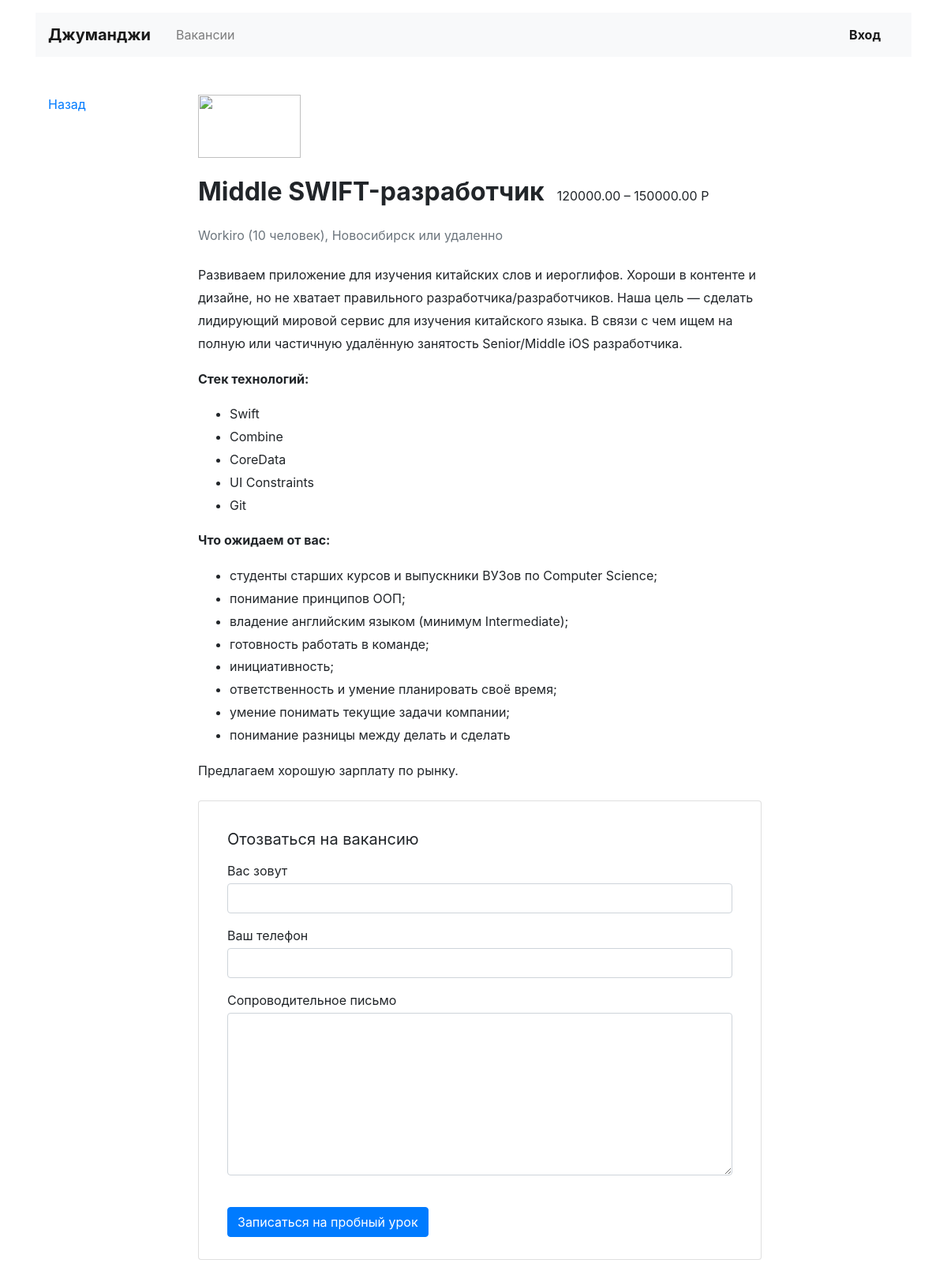
The app's page /vacancies/3/ with its own data.
### jobs/models.py (models this page shows)
class Vacancy(models.Model):
    title = models.CharField(max_length=45)
    speciality = models.ForeignKey(Speciality, on_delete=models.CASCADE, related_name="vacancies")
    company = models.ForeignKey(Company, on_delete=models.CASCADE, related_name="vacancies")
    skills = models.CharField(max_length=100)
    description = models.TextField()
    salary_min = models.DecimalField(max_digits=20, decimal_places=2)
    salary_max = models.DecimalField(max_digits=20, decimal_places=2)
    posted = models.DateField(auto_now=True)

class Company(models.Model):
    name = models.CharField(max_length=50)
    logo = models.ImageField(upload_to=MEDIA_COMPANY_IMAGE_DIR)
    location = models.CharField(max_length=50)
    description = models.TextField()
    employee_count = models.IntegerField()
    owner = models.OneToOneField(User, on_delete=models.CASCADE)

### jobs/views.py (the view)
# urls.py: path('vacancies/<int:vacancy_id>/', vacancy_view, name='vacancy_url'),
def vacancy_view(request, vacancy_id):
    try:
        vacancy = Vacancy.objects.get(pk=vacancy_id)
    except Vacancy.DoesNotExist:
        raise Http404
    context = {
        'vacancy': vacancy,
    }
    return render(request, "jobs/vacancy.html", context=context)

### jobs/templates/jobs/vacancy.html (shortened to what this page needs)
{% extends 'base.html' %}
{% block content %}
  <main class="container mt-3 pb-5">
    <div class="row mt-5">
      <div class="col-12 col-lg-2">
        <div class="pl-3 mb-5">
          <p><a href="{% url 'main_url' %}">Назад</a></p>
        </div>
      </div>
      <div class="col-12 col-lg-8">
        <section class="pl-3">
          <a href="#"><img src="https://place-hold.it/130x80" width="130" height="80" alt=""></a>
          <div class="d-flex align-items-baseline align-content-baseline">
            <h1 class="h2 mt-4 font-weight-bold" >{{ vacancy.title }}</h1>
            <p class="m-0 pl-3">{{ vacancy.salary_min }} – {{ vacancy.salary_max }} Р</p>
          </div>
          <p class="text-muted mb-4">{{ vacancy.company.name|capfirst }} ({{ vacancy.company.employee_count }} человек),
            {{ vacancy.company.location }} или удаленно</p>
          <div style="line-height: 1.8;">
            {{ vacancy.description|safe }}
          </div>
          <form action="/echo" class="card mt-4 mb-3" enctype="multipart/form-data">
            <div class="card-body mx-3">
              <p class="h5 mt-3 font-weight-normal">Отозваться на вакансию</p>
              <div class="form-group">
                <label class="mb-1 mt-2" for="userName">Вас зовут</label>
                <input class="form-control" type="text" placeholder="" id="userName">
              </div>
              <div class="form-group">
                <label class="mb-1" for="userPhone">Ваш телефон</label>
                <input class="form-control" type="tel" placeholder="" id="userPhone">
              </div>
              <div class="form-group">
                <label class="mb-1" for="userMsg" >Сопроводительное письмо</label>
                <textarea class="form-control" rows="8" id="userMsg"></textarea>
              </div>
              <input type="submit" class="btn btn-primary mt-4 mb-2" value="Записаться на пробный урок">
            </div>
          </form>
        </section>
      </div>
    </div>
  </main>
{% endblock %}

### records on screen
Vacancy: title "Middle SWIFT-разработчик", salary_min "120000.00", salary_max "150000.00", company.name "Workiro", company.employee_count "10", company.location "Новосибирск", description "Развиваем приложение для изучения китайских слов и иероглифов. Хороши в контенте и дизайне, но не хватает правильного разработчика/разработчиков. Наша цель — сделать лидирующий мировой сервис для изучения китайского языка. В связи с чем ищем на полную или частичную удалённую занятость Senior/Middle iOS разработчика. Стек технологий: Swift Combine CoreData UI Constraints Git Что ожидаем от вас: студенты старших курсов и выпускники ВУЗов по Computer Science; понимание принципов ООП; владение английским языком (минимум Intermediate); готовность работать в команде; инициативность; ответственность и умение планировать своё время; умение понимать текущие задачи компании; понимание разницы между…"
